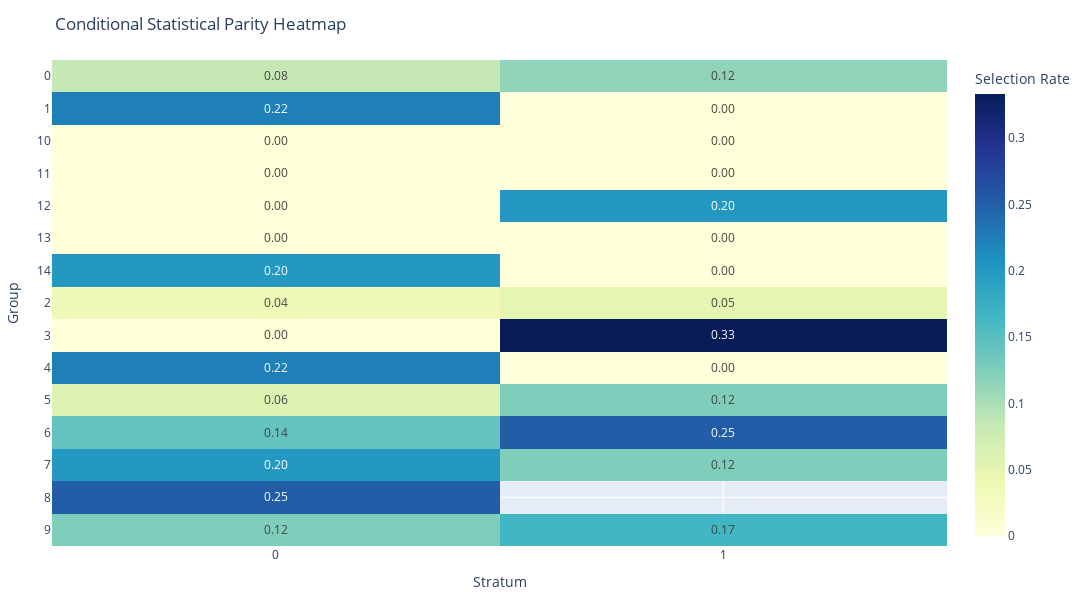

Notebook code cell kept with this figure:
### Markdown cell above
* **Conditional Statistical Parity Heatmap**

### Code cell
plot_conditional_statistical_parity(df_encoded["prediction"], df_encoded["education"], df_encoded["sex"])

### Figure 1 — Plotly figure (JSON) as saved in the notebook; plotly's stock layout.template omitted (floating-point values rounded to 4 significant figures)
{"data": [{"colorbar": {"title": {"text": "Selection Rate"}}, "colorscale": [[0, "rgb(255,255,217)"], [0.125, "rgb(237,248,177)"], [0.25, "rgb(199,233,180)"], [0.375, "rgb(127,205,187)"], [0.5, "rgb(65,182,196)"], [0.625, "rgb(29,145,192)"], [0.75, "rgb(34,94,168)"], [0.875, "rgb(37,52,148)"], [1, "rgb(8,29,88)"]], "hovertemplate": "Group: %{y}<br>Stratum: %{x}<br>Selection Rate: %{z:.2f}<extra></extra>", "text": [["0.08", "0.12"], ["0.22", "0.00"], ["0.00", "0.00"], ["0.00", "0.00"], ["0.00", "0.20"], ["0.00", "0.00"], ["0.20", "0.00"], ["0.04", "0.05"], ["0.00", "0.33"], ["0.22", "0.00"], ["0.06", "0.12"], ["0.14", "0.25"], ["0.20", "0.12"], ["0.25", ""], ["0.12", "0.17"]], "texttemplate": "%{text}", "type": "heatmap", "x": ["0", "1"], "y": ["0", "1", "10", "11", "12", "13", "14", "2", "3", "4", "5", "6", "7", "8", "9"], "z": [[0.08451, 0.1154], [0.2222, 0.0], [0.0, 0.0], [0.0, 0.0], [0.0, 0.2], [0.0, 0.0], [0.2, 0.0], [0.03509, 0.05], [0.0, 0.3333], [0.2222, 0.0], [0.05825, 0.125], [0.1429, 0.25], [0.2, 0.125], [0.25, NaN], [0.125, 0.1667]], "zauto": true}], "layout": {"height": 600, "margin": {"b": 40, "l": 40, "r": 40, "t": 60}, "title": {"text": "Conditional Statistical Parity Heatmap"}, "width": 1200, "xaxis": {"title": {"text": "Stratum"}}, "yaxis": {"autorange": "reversed", "title": {"text": "Group"}}}}
